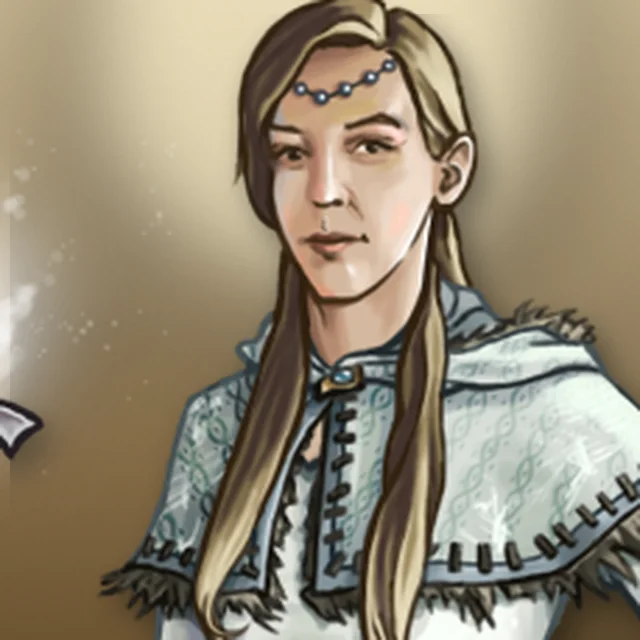
#> input picture samples/maera.webp, 640 x 640 px, given in place of ranger+female.webp, which was not available
$ python compose_samples.py maera.webp wren.webp
#> lines starting #> are read from the running program, lines starting #| are printed output that depends on the picture
#!/usr/bin/env python3
"""Compose the RPG Token Maker sample portraits from Battle for Wesnoth art.

This is the script that produced bryn.webp, wren.webp, oren.webp, vex.webp
and maera.webp. Parameters below are the exact values used.

What it does to each original portrait:
  1. Finds the head near the top of the transparent portrait and crops a
     square head-and-shoulders frame around it (zoom / dx / dy per image).
  2. Paints a new background: a vertical colour gradient, a few blurred
     coloured light blobs, and a faint noise texture.
  3. Adds a soft drop shadow behind the figure and composites the figure
     on top, then saves a 640 x 640 WebP (quality 84).

hero-poster.webp is not made here: it is a snapshot of the live Hero canvas
(bryn.webp inside the public-domain TheGreatNacho "Iron Bulwark" frame).

Byte-identical output was verified on Linux x86_64 (glibc) with Python 3.13 and the Pillow 12.3.0 wheel. On other platforms the faint noise layer (Pillow effect_noise uses the C library rand()) and WebP encoding can differ slightly; the composition is otherwise the same.

Requirements: Python 3, Pillow.
Usage:
  git clone --depth 1 --filter=blob:none --sparse https://github.com/wesnoth/wesnoth
  cd wesnoth && git sparse-checkout set data/core/images/portraits && cd ..
  python3 compose_samples.py wesnoth/data/core/images/portraits out/

Original art: Copyright (C) The Battle for Wesnoth Project, GPL v2 or later.
Modifications (backgrounds, cropping) and this script: GPL v2 or later.
"""
import os
import random
import sys

from PIL import Image, ImageDraw, ImageFilter

SIZE = 640

# name, source portrait, gradient top, gradient bottom,
# light blobs [(cx, cy, radius, rgb, alpha)], zoom, dx, dy
SAMPLES = [
    ("wren", "elves/ranger+female", (28, 44, 46), (150, 96, 52),
     [(.8, .75, .35, (240, 170, 80), 150), (.2, .2, .3, (60, 110, 90), 120)], 1.15, -0.2, 0.02),
    ("bryn", "dwarves/fighter", (52, 50, 56), (24, 22, 26),
     [(.25, .2, .35, (220, 140, 60), 110), (.8, .8, .3, (90, 90, 110), 90)], 1.15, 0, 0),
    ("oren", "humans/mage-silver", (26, 22, 46), (10, 8, 20),
     [(.7, .25, .32, (140, 110, 230), 120), (.2, .8, .3, (60, 40, 120), 110)], 1.2, -0.11, 0),
    ("vex", "humans/assassin+female", (46, 32, 22), (14, 10, 8),
     [(.8, .2, .3, (240, 180, 90), 110), (.2, .7, .35, (90, 30, 30), 90)], 1.2, 0, 0),
    ("maera", "humans/mage-white+female", (210, 190, 150), (90, 70, 40),
     [(.5, .1, .4, (255, 245, 210), 160), (.2, .8, .3, (150, 110, 60), 80)], 1.25, 0.32, 0.02),
]


def background(size, top, bottom, blobs):
    im = Image.new("RGB", (size, size))
    d = ImageDraw.Draw(im)
    for y in range(size):
        t = y / size
        d.line([(0, y), (size, y)], fill=tuple(int(top[i] + (bottom[i] - top[i]) * t) for i in range(3)))
    lay = Image.new("RGBA", (size, size), (0, 0, 0, 0))
    dl = ImageDraw.Draw(lay)
    for cx, cy, r, col, a in blobs:
        dl.ellipse([cx * size - r * size, cy * size - r * size, cx * size + r * size, cy * size + r * size], fill=col + (a,))
    lay = lay.filter(ImageFilter.GaussianBlur(size * 0.08))
    im = Image.alpha_composite(im.convert("RGBA"), lay)
    noise = Image.effect_noise((size, size), 40).convert("L").filter(ImageFilter.GaussianBlur(1.2))
    return Image.blend(im, Image.merge("RGBA", (noise, noise, noise, Image.new("L", (size, size), 255))), 0.05)


def head_box(im):
    """Return the head's horizontal centre, the top of the figure and its height."""
    a = im.split()[3]
#> a: PIL image 640x640 L; every value is 255
    x0, y0, x1, y1 = a.getbbox()
#> x0 = 0; y0 = 0; x1 = 640; y1 = 640
    h = y1 - y0
#> h = 640
    band = a.crop((x0, y0, x1, y0 + int(h * 0.18))).getbbox()
#> band = (0, 0, 640, 115)
    return x0 + (band[0] + band[2]) / 2, y0, h


def compose(src_path, out_path, top, bottom, blobs, zoom, dx, dy):
    p = Image.open(src_path).convert("RGBA")
    cx, y0, h = head_box(p)
#> cx = 320; y0 = 0; h = 640
    crop = int(h * 0.78 / zoom)
#> crop = 434
    hx, hy = cx + dx * crop, y0 + crop * 0.42 + dy * crop
#> hx = 233.2; hy = 191
    box = (int(hx - crop / 2), int(hy - crop * 0.42), int(hx + crop / 2), int(hy + crop * 0.58))
#> box = (16, 8, 450, 442)
    fig = Image.new("RGBA", (crop, crop), (0, 0, 0, 0))
#> fig: PIL image 434x434 RGBA; every value is 0
    fig.paste(p.crop(box), (0, 0))
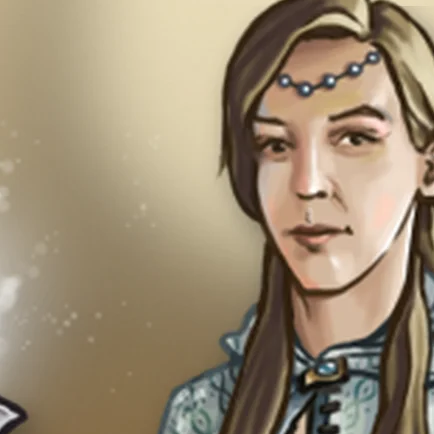
#> fig: PIL image 434x434 RGBA; mean R, G, B, A 155, 138.7, 114.1, 255
    fig = fig.resize((SIZE, SIZE), Image.LANCZOS)
#> fig: PIL image 640x640 RGBA
    out = background(SIZE, top, bottom, blobs)
#> in background, `im = Image.new("RGB", (size, size))`: im: PIL image 640x640 RGB; every value is 0
#> in background, `lay = Image.new("RGBA", (size, size), (0, 0, 0, 0))`: lay: PIL image 640x640 RGBA; every value is 0
#> in background, `lay = lay.filter(ImageFilter.GaussianBlur(size * 0.08))`:
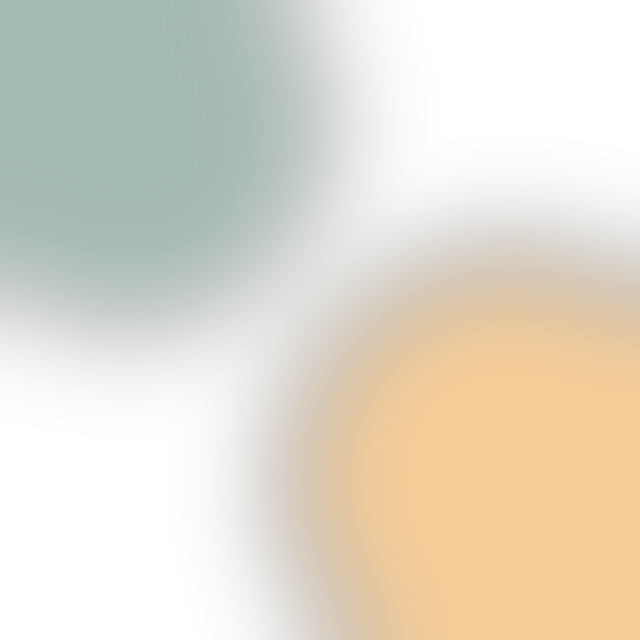
#> lay: PIL image 640x640 RGBA; mean R, G, B, A 82.9, 73.6, 43.1, 70; transparent parts drawn white
#> in background, `im = Image.alpha_composite(im.convert("RGBA"), lay)`:
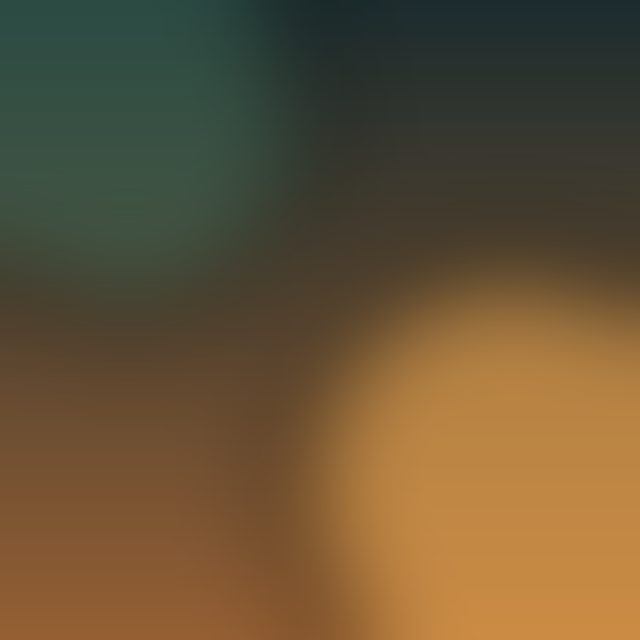
#> im: PIL image 640x640 RGBA; mean R, G, B, A 102.7, 83.8, 54.4, 255
#> in background, `noise = Image.effect_noise((size, size), 40).convert("L").filter(Image..`:
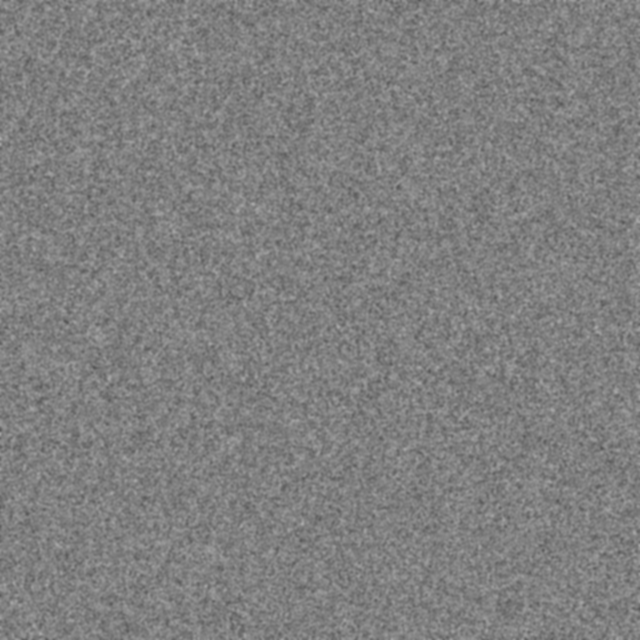
#> noise: PIL image 640x640 L; min 87, max 169, mean 127.5
    shadow = fig.split()[3].filter(ImageFilter.GaussianBlur(14)).point(lambda v: int(v * .45))
#> shadow: PIL image 640x640 L; every value is 114
    out.paste((0, 0, 0, 255), (10, 14), shadow)
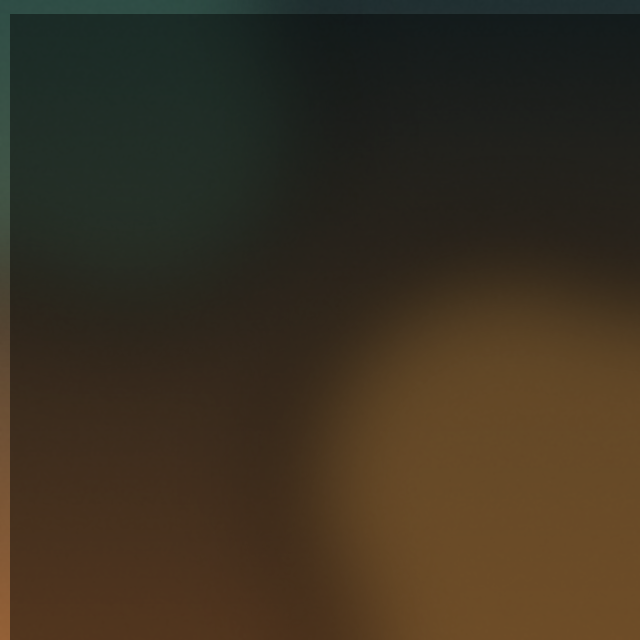
#> out: PIL image 640x640 RGBA; mean R, G, B, A 58.2, 48.4, 32.8, 255
    out = Image.alpha_composite(out, fig)
    out.convert("RGB").save(out_path, "WEBP", quality=84)


def main():
    if len(sys.argv) != 3:
        sys.exit(__doc__)
    portraits, out_dir = sys.argv[1], sys.argv[2]
    os.makedirs(out_dir, exist_ok=True)
    for name, src, top, bottom, blobs, zoom, dx, dy in SAMPLES:
        random.seed(name)
        compose(os.path.join(portraits, src + ".webp"), os.path.join(out_dir, name + ".webp"), top, bottom, blobs, zoom, dx, dy)
        print("wrote", name)
#> pass 2 of the loop in main, `for name, src, top, bottom, blobs, zoom, dx, dy in SAMPLES:`:
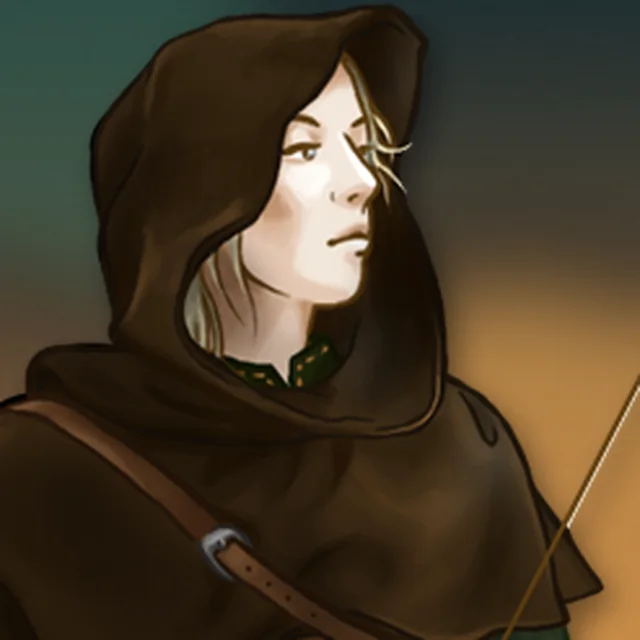
#> input picture samples/wren.webp, 640 x 640 px, given in place of fighter.webp, which was not available
#> hx = 320; hy = 182.3
#> box = (103, 0, 537, 434)
#> in background (call 2), `noise = Image.effect_noise((size, size), 40).convert("L").filter(Image..`:
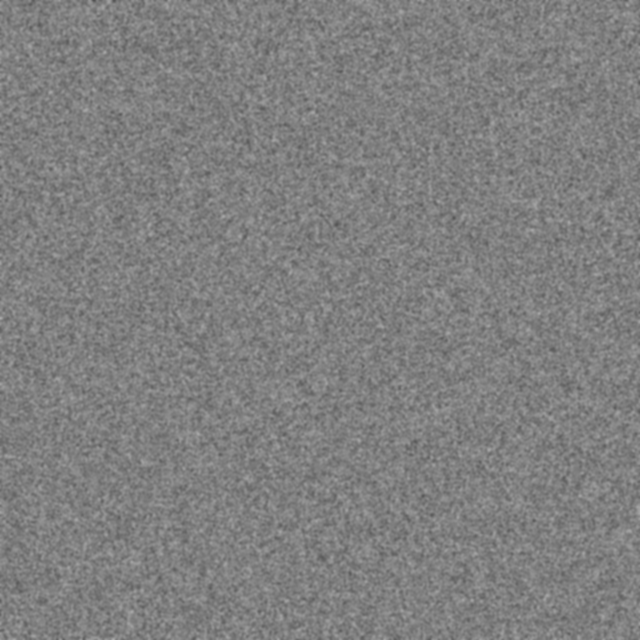
#> noise: PIL image 640x640 L; min 83, max 170, mean 127.6
#> in compose (call 2), `out.paste((0, 0, 0, 255), (10, 14), shadow)`:
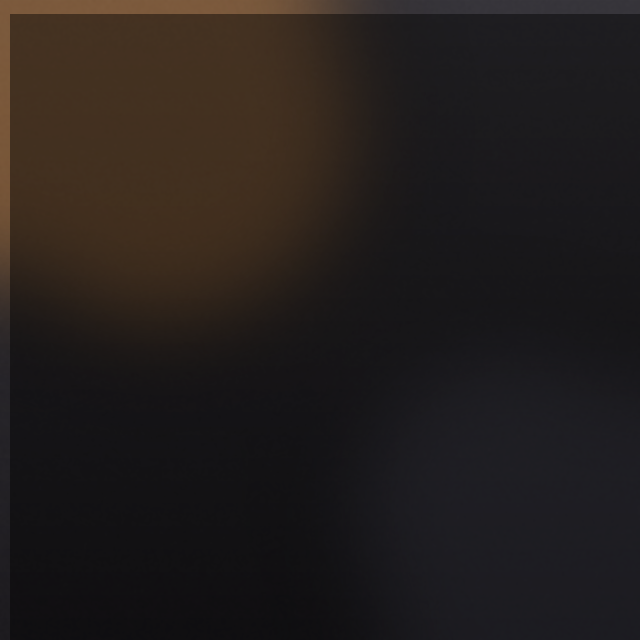
#> out: PIL image 640x640 RGBA; mean R, G, B, A 35.4, 29.9, 28, 255


if __name__ == "__main__":
#> (the run stopped early here; a loop or call above may not have finished)
